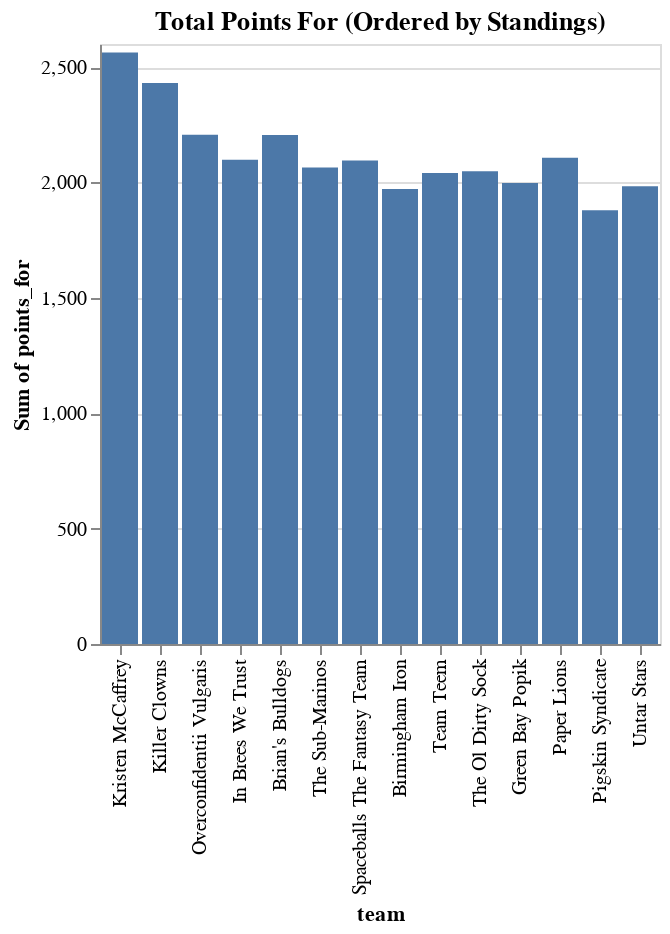

The notebook cell this image was saved under:
### Code cell
(alt.Chart(wide_form)
    .mark_bar(tooltip=True)
    .encode(
        alt.X('team:N', sort=standings),
        alt.Y('sum(points_for):Q')
    )
    .properties(title='Total Points For (Ordered by Standings)')
)

### Figure 1 — Vega-Lite specification as saved in the notebook (floating-point values rounded to 4 significant figures; data arrays with more than 128 entries replaced by an {"elided": "..."} marker saying what was removed)
{"config": {"view": {"continuousWidth": 400, "continuousHeight": 300}}, "data": {"name": "data-a41b5e8bc9abe2d99c74b32d4a8e7bae"}, "mark": {"type": "bar", "tooltip": true}, "encoding": {"x": {"type": "nominal", "field": "team", "sort": ["Kristen McCaffrey", "Killer Clowns", "Overconfidentii Vulgaris", "In Brees We Trust", "Brian's Bulldogs", "The Sub-Marinos", "Spaceballs The Fantasy Team", "Birmingham Iron", "Team Teem", "The Ol Dirty Sock", "Green Bay Popik", "Paper Lions", "Pigskin Syndicate", "Untar Stars"]}, "y": {"type": "quantitative", "aggregate": "sum", "field": "points_for"}}, "title": "Total Points For (Ordered by Standings)", "$schema": "https://vega.github.io/schema/vega-lite/v4.8.1.json", "datasets": {"data-a41b5e8bc9abe2d99c74b32d4a8e7bae": {"elided": "224 records"}}}
